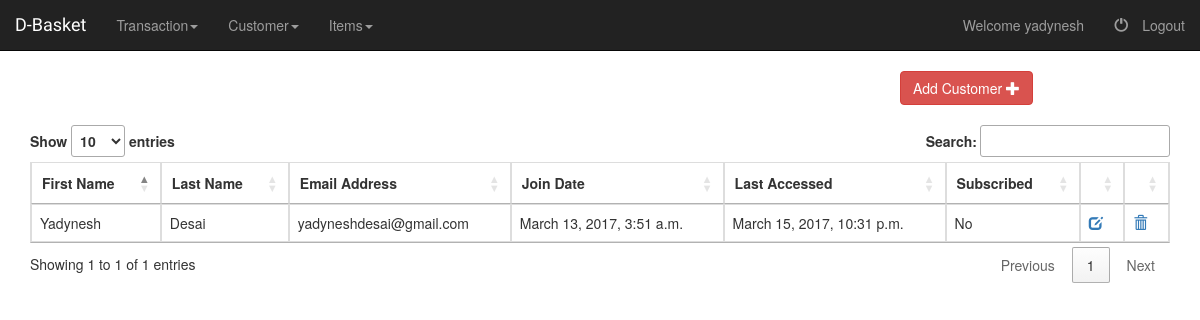
Page /emp/customer/list/ (signed in) on the earlier database version.
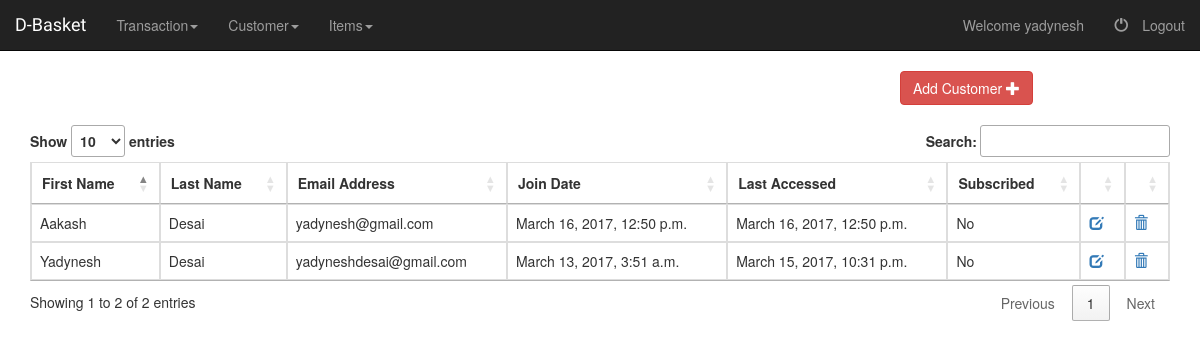
Same page on the later database version.
### AdminPanel/models.py (models this page shows, shortened)
class Customer(models.Model):
	first_name = models.CharField(max_length = 100,null = False, blank=False, verbose_name = 'First Name')
	last_name = models.CharField(max_length = 100,null = False, blank=False, verbose_name = 'Last Name')
	email_id = models.EmailField(max_length = 100,null = False, blank=False, verbose_name = 'Email address')
	join_date = models.DateTimeField(default = timezone.now, editable = False)
	last_modified = models.DateTimeField(auto_now = True)
	subscribe = models.BooleanField(default = False, verbose_name = 'Subscribed')

### AdminPanel/customer_views.py (the view)
class CustomerListView(generic.ListView):
	template_name = "AdminPanel/customer_list.html"
	context_object_name = 'customer_list'
	def get_queryset(self):
		return Customer.objects.all()

### AdminPanel/templates/AdminPanel/customer_list.html (shortened to what this page needs)
{% extends "base.html" %}
{% block stylesheets %}
	<link rel="stylesheet"
	href="http://cdn.datatables.net/1.10.2/css/jquery.dataTables.min.css"></style>
	<link href="https://maxcdn.bootstrapcdn.com/bootstrap/3.3.7/css/bootstrap.min.css" rel="stylesheet">
{% endblock stylesheets %}
{% block tabs %}
	{% include "AdminPanel/tabs.html" with active_tab='list-customers' %}
{% endblock tabs %}
{% block content %}
	<div class="col-xs-offset-4 col-md-offset-9">
		<a class ="btn btn-danger" href="{% url 'adminpanel:add-customer' %}">
			Add Customer
			<span class="glyphicon glyphicon-plus" aria-hidden="true"/>
		</a>
	</div>
	<br/>
	<div class="container">
		<table class="table table-hover table-bordered dt-responsive" id="customerTable">
			<thead>
				<tr>
					<th>First Name</th>
					<th>Last Name</th>
					<th class="hidden-xs">Email Address</th>
					<th class="hidden-xs">Join Date</th>
					<th class="hidden-xs">Last Accessed</th>
					<th >Subscribed</th>
					<th></th>
					<th></th>
				</tr>
			</thead>
			<tbody>
				{% for customer in customer_list  %}
					<tr>
						<td>{{customer.first_name}}</td>
						<td>{{customer.last_name}}</td>
						<td class="hidden-xs">{{customer.email_id}}</td>
						<td class="hidden-xs">{{customer.join_date}}</td>
						<td class="hidden-xs">{{customer.last_modified}}</td>
						<td>
							{% if customer.subscribe  %}
								Yes
							{% else %}
								No
							{% endif %}
						</td>
						<td>
							<a href="{% url 'adminpanel:update-customer' customer.pk %}">
								<span class="glyphicon glyphicon-edit" aria-hidden="true"/>
							</a>
						</td>
						<td>
							<a href="{% url 'adminpanel:delete-customer' customer.pk %}">
								<span class="glyphicon glyphicon-trash" aria-hidden="true"/>
							</a>
						</td>
					</tr>
				{% endfor %}
			</tbody>
		</table>
	</div>
{% endblock content %}

Differences in the rows shown:
added Customer: first_name "Aakash", last_name "Desai", email_id "yadynesh@gmail.com", join_date "March 16, 2017, 12:50 p.m.", last_modified "March 16, 2017, 12:50 p.m.", subscribe "No"
Other differences:
text written by a page script: "Show entries Search: Showing 1 to 1 of 1 entries Previous 1 Next" → "Show entries Search: Showing 1 to 2 of 2 entries Previous 1 Next"
